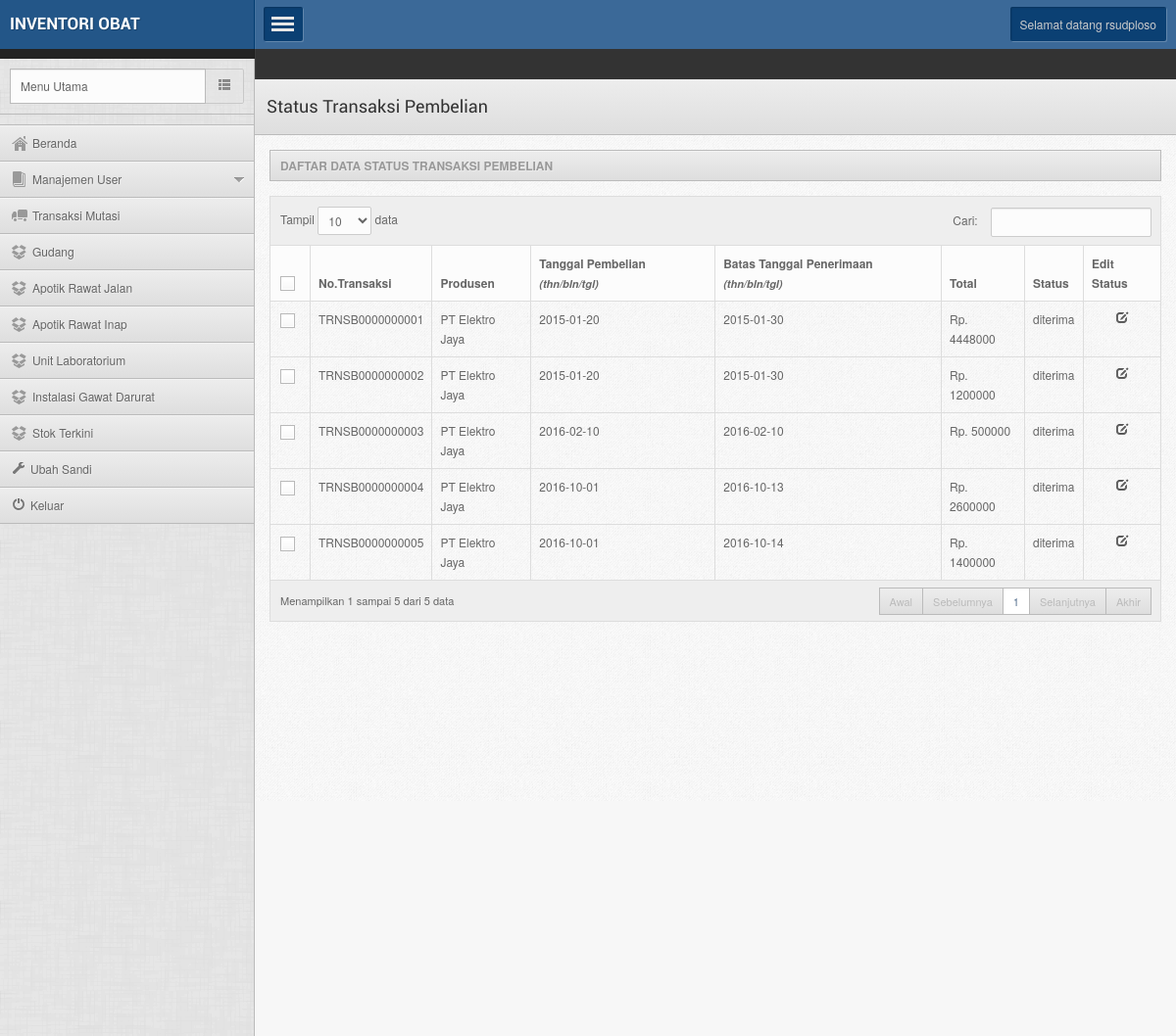
The page /admin.php?module=statustranspembelian (signed in) on the database its author committed.
### tables this page shows
CREATE TABLE `users` (
  `IdUser` varchar(6) NOT NULL,
  `NamaPengguna` varchar(50) NOT NULL,
  `Sandi` varchar(32) NOT NULL,
  `IdLevel` int(11) NOT NULL,
  `Aktif` enum('Y','N') NOT NULL DEFAULT 'Y'
);

CREATE TABLE `pembelian` (
  `NoPembelian` varchar(15) NOT NULL,
  `KodeProdusen` varchar(10) NOT NULL,
  `TglPembelian` date NOT NULL,
  `BatasTglTerima` date NOT NULL,
  `TotalHrgPembelian` int(11) NOT NULL,
  `StatusPembelian` enum('B','L','T') NOT NULL DEFAULT 'B'
);

CREATE TABLE `produsen` (
  `KodeProdusen` varchar(10) NOT NULL,
  `NamaProdusen` varchar(50) NOT NULL,
  `AlamatProdusen` varchar(80) NOT NULL,
  `TelpProdusen` varchar(15) NOT NULL
);

### module/statustranspembelian.php (the view)
<?php
if(isset($_SESSION['NamaPengguna']) and isset($_SESSION['Sandi'])){
    require("_koneksi.php");
    $NamaPengguna = $_SESSION['NamaPengguna'];
    $Sandi = $_SESSION['Sandi'];
    $qry = "SELECT * FROM users WHERE NamaPengguna = '$NamaPengguna' AND Sandi = '$Sandi'";
    $rs = mysqli_query($mysqli, $qry);
    $rw = mysqli_fetch_array($rs);
    if($NamaPengguna == $rw['NamaPengguna'] and $Sandi == $rw['Sandi']){
?>
<div class="pagetitle">
    <h1>Status Transaksi Pembelian</h1>
</div>
<div class="maincontent">
    <div class="contentinner">
<?php if(isset($_GET['act'])){
    if($_GET['act']=="edit"){ ?>
        <?php if(!empty($_GET['NoPembelian'])){
            $NoPembelian = $_GET['NoPembelian'];
            $qrypembeliantamup = "SELECT
pembelian.NoPembelian AS NoPembelian,
produsen.NamaProdusen AS NamaProdusen,
pembelian.TglPembelian AS TglPembelian,
pembelian.BatasTglTerima AS BatasTglTerima,
pembelian.TotalHrgPembelian AS TotalHrgPembelian,
pembelian.StatusPembelian AS StatusPembelian
FROM
pembelian
INNER JOIN produsen ON produsen.KodeProdusen = pembelian.KodeProdusen
WHERE
pembelian.NoPembelian = '$NoPembelian'";
            $rspembeliantamup = mysqli_query($mysqli, $qrypembeliantamup);
            $rwpembeliantamup = mysqli_fetch_array($rspembeliantamup);
            $NoPembelian = $rwpembeliantamup['NoPembelian'];
            $NamaProdusen = $rwpembeliantamup['NamaProdusen'];
            $TglPembelian = date("m/d/Y", strtotime($rwpembeliantamup['TglPembelian']));
            $BatasTglTerima = date("m/d/Y", strtotime($rwpembeliantamup['BatasTglTerima']));
            $TotalHrgPembelian = $rwpembeliantamup['TotalHrgPembelian'];
            $StatusPembelian = $rwpembeliantamup['StatusPembelian'];
        ?>
        <a href="media.php?module=statustranspembelian" class="btn btn-primary"><i class="iconsweets-arrowleft iconsweets-white"></i>  &nbsp; Kembali</a>
        <h4 class="widgettitle nomargin shadowed">Edit Status Transaksi Pembelian</h4>
        <div class="widgetcontent bordered shadowed nopadding">
            <form id="form1" class="stdform stdform2" method="post" action="media.php?module=statustranspembelian&act=edit&NoPembelian=<?php echo $NoPembelian;?>">
                <input type="hidden" name="NoPembelian" value="<?php echo $NoPembelian; ?>" />
                <p class="control-group">
                    <label class="control-label" for="NoPembelian">No.Transaksi</label>
                    <span class="field controls"><?php echo $NoPembelian; ?></span>
                </p>
                <p class="control-group">
                    <label class="control-label" for="NamaProdusen">Produsen</label>
                    <span class="field controls"><?php echo $NamaProdusen; ?></span>
                </p>
                <p class="control-group">
                    <label class="control-label" for="TglPembelian">Tanggal Pembelian</label>
                    <span class="field controls"><?php echo $TglPembelian; ?> <small><em>bulan / tanggal / tahun</em></small></span>
                </p>
                <p class="control-group">
                    <label class="control-label" for="BatasTglTerima">Batas Tanggal Penerimaan</label>
                    <span class="field controls"><?php echo $BatasTglTerima; ?> <small><em>bulan / tanggal / tahun</em></small></span>
                </p>
                <p class="control-group">
                    <label class="control-label" for="TotalHrgPembelian">Total</label>
                    <span class="field controls">Rp. <?php echo $TotalHrgPembelian; ?></span>
                </p>
                <p class="control-group">
                    <label class="control-label" for="StatusPembelian">Status Pembelian</label>
                    <span class="field controls">
                        <input type="radio" name="StatusPembelian" value="B" <?php echo ($StatusPembelian=="B")?"checked":""; ?> /> belum diterima  &nbsp; &nbsp;
                        <input type="radio" name="StatusPembelian" value="L" <?php echo ($StatusPembelian=="L")?"checked":""; ?> /> diterima  &nbsp; &nbsp;
                        <input type="radio" name="StatusPembelian" value="T" <?php echo ($StatusPembelian=="T")?"checked":""; ?> /> ditolak
                    </span>
                </p>
                <p class="stdformbutton">
                    <button name="simpan" type="submit" class="btn btn-primary">Simpan</button>
                </p>
            </form>
        </div>
        <?php
            if(isset($_POST['simpan'])){
                $HNoPembelian = $_POST['NoPembelian'];
                $StatusPembelian = $_POST['StatusPembelian'];
                $qry = "UPDATE pembelian SET StatusPembelian='$StatusPembelian' WHERE NoPembelian='$HNoPembelian'";
                $rs = mysqli_query($mysqli, $qry);
                    $rstampilbrg = mysqli_query($mysqli, "SELECT KodeBarang FROM barang");
                    while ($rwtampilbrg = mysqli_fetch_array($rstampilbrg)){
                        $KodeBarang = $rwtampilbrg['KodeBarang'];
                        $rsTotBrgMasuk = mysqli_query($mysqli, "SELECT
                            SUM(barangdibeli.JmlBrgDibeli) AS TotBrgMasuk
                            FROM
                            pembelian
                            INNER JOIN barangdibeli ON barangdibeli.NoPembelian = pembelian.NoPembelian
                            INNER JOIN barang ON barang.KodeBarang = barangdibeli.KodeBarang
                            WHERE barangdibeli.KodeBarang = '".$KodeBarang."' AND pembelian.StatusPembelian = 'L'");
                        $rwTotBrgMasuk = mysqli_fetch_array($rsTotBrgMasuk);
                        $TotBrgMasuk = $rwTotBrgMasuk['TotBrgMasuk'];
                        $updatebrgmskBarang = mysqli_query($mysqli, "UPDATE barang SET BarangMasuk = '".$TotBrgMasuk."' WHERE KodeBarang = '".$KodeBarang."'");
                    }
                $qrytampilbrg = mysqli_query($mysqli, "SELECT KodeBarang, BarangMasuk, BarangKeluar FROM barang");
                while ($rstampilbrg = mysqli_fetch_array($qrytampilbrg)){
                    $KodeBarang = $rstampilbrg['KodeBarang'];
                    $BrgMasuk = $rstampilbrg['BarangMasuk'];
                    $BrgKeluar = $rstampilbrg['BarangKeluar'];
                    $StokTersedia = $BrgMasuk - $BrgKeluar;
                    $qryupstoktersediabrg = mysqli_query($mysqli, "UPDATE barang SET StokTersedia = '".$StokTersedia."' WHERE KodeBarang = '".$KodeBarang."'");
                }
                if($rs){
                    echo "<script>window.location='media.php?module=statustranspembelian'</script>";
                }
            }
        ?>
        <?php
        }
        ?>
    <?php } ?>
<?php
}else{
?>
        <h4 class="widgettitle">Daftar Data Status Transaksi Pembelian</h4>
        <table class="table table-bordered" id="dyntable">
            <colgroup>
                <col class="con0" style="align: center; width: 4%" />
                <col class="con1" />
                <col class="con0" />
                <col class="con1" />
                <col class="con0" />
                <col class="con1" />
                <col class="con0" />
                <col class="con1" />
            </colgroup>
            <thead>
                <tr>
                    <th class="head0 nosort"><input type="checkbox" class="checkall" /></th>
                    <th class="head0">No.Transaksi</th>
                    <th class="head1">Produsen</th>
                    <th class="head0">Tanggal Pembelian <small><em>(thn/bln/tgl)</em></small></th>
                    <th class="head1">Batas Tanggal Penerimaan <small><em>(thn/bln/tgl)</em></small></th>
                    <th class="head0">Total</th>
                    <th class="head1">Status</th>
                    <th class="head0">Edit Status</th>
                </tr>
            </thead>
            <tbody>
                <?php
                    $qry = "SELECT
pembelian.NoPembelian AS NoTransPem,
produsen.NamaProdusen AS Produsen,
pembelian.TglPembelian AS TglBeli,
pembelian.BatasTglTerima AS TglBatTerima,
pembelian.TotalHrgPembelian AS Total,
pembelian.StatusPembelian AS `Status`
FROM
pembelian
INNER JOIN produsen ON produsen.KodeProdusen = pembelian.KodeProdusen
";
                    $rs = mysqli_query($mysqli, $qry);
                    while ($rw = mysqli_fetch_array($rs)){
                        if($rw['Status']=="B"){
                            $status = "balum diterima";
                            $warna = "#f0ad4e";
                        }elseif ($rw['Status']=="L") {
                            $status = "diterima";
                            $warna = "none";
                        }elseif($rw['Status']=="T"){
                            $status = "ditolak";
                            $warna = "#d9534f";
                        }
                ?>
                <tr class="gradeC">
                    <td><span class="center"><input type="checkbox" /></span></td>
                    <td><?php echo $rw['NoTransPem']; ?></td>
                    <td><?php echo $rw['Produsen']; ?></td>
                    <td><?php echo $rw['TglBeli']; ?></td>
                    <td><?php echo $rw['TglBatTerima']; ?></td>
                    <td><?php echo "Rp. ".$rw['Total']; ?></td>
                    <td style="background-color: <?php echo $warna; ?>;"><?php echo $status; ?></td>
                    <td class="centeralign">
                        <a href="media.php?module=statustranspembelian&act=edit&NoPembelian=<?php echo $rw['NoTransPem']; ?>"><span class="icon-edit"></span></a>
                    </td>
                </tr>
                <?php } ?>
            </tbody>
        </table>
<?php
}
?>
    </div>
</div>
<?php
    }else{
        header("location:logout.php");
    }
}else{
    header("location:logout.php");
}
?>

### admin.php (shortened to what this page needs)
<?php
if(isset($_SESSION['NamaPengguna']) or isset($_SESSION['IdUser']) and isset($_SESSION['Sandi']) and isset($_SESSION['Level'])){
    require("_koneksi.php");
    $IdUser = $_SESSION['IdUser'];
    $Level = $_SESSION['Level'];
    $NamaPengguna = $_SESSION['NamaPengguna'];
    $Sandi = $_SESSION['Sandi'];
    $qry = "SELECT * FROM users WHERE IdUser = '$IdUser' OR NamaPengguna = '$NamaPengguna' AND Sandi = '$Sandi' AND IdLevel = '$Level'";
    $rs = mysqli_query($mysqli, $qry);
    $rw = mysqli_fetch_array($rs);
    if(( $IdUser == $rw['IdUser'] OR $NamaPengguna == $rw['NamaPengguna'] ) and $Sandi == $rw['Sandi'] and $Level == $rw['IdLevel']){
?>
<!DOCTYPE html>
<html>
    <head>
        <link rel="stylesheet" href="css/style.default.css" type="text/css" />
        <link rel="stylesheet" href="prettify/prettify.css" type="text/css" />
        <link rel="stylesheet" href="css/bootstrap-fileupload.min.css" type="text/css" />
        <link rel="stylesheet" href="css/bootstrap-timepicker.min.css" type="text/css" />
    </head>
    <body>
        <div class="mainwrapper fullwrapper">
            <div class="leftpanel">
                <div class="logopanel">
                    <h1><a href="admin.php?module=home">Inventori Obat</a></h1>
                </div>
                <div class="datewidget"><SCRIPT language=JavaScript src="js/almanak.js"></SCRIPT></div>
                <div class="searchwidget">
                    <div class="input-append">
                        <input type="text" class="span2 search-query" value="Menu Utama" disabled>
                        <button type="submit" class="btn" disabled><span class="icon-th-list"></span></button>
                    </div>
                </div>
                <div class="leftmenu">
                    <ul class="nav nav-tabs nav-stacked">
                        <li class="<?php if (!isset($_GET['module']) or $_GET['module']=="home" or $_GET['module']==""){echo"active";}else{echo"";}?>"><a href="admin.php?module=home"><span class="iconsweets-home"></span>Beranda</a></li>
                        <li class="<?php if($_GET['module']=="obat" or $_GET['module']=="unitmutasi" or $_GET['module']=="konsumen"){ echo"active";}else{ echo"";}?> dropdown"><a href="#"><span class="iconsweets-book-large"></span>Manajemen User</a>
                        </li>
                        <li class="<?php $aktif = $_GET['module']=="transaksimutasi"?"active":""; echo $aktif;?>"><a href="admin.php?module=transaksimutasi"><span class="iconsweets-track"></span>Transaksi Mutasi</a></li>
                        <li class="<?php $aktif = $_GET['module']=="mutasiapotik"?"active":""; echo $aktif;?>"><a href="admin.php?module=mutasiapotik"><span class="iconsweets-dropbox"></span>Gudang</a></li>
                        <li class="<?php $aktif = $_GET['module']=="mutasiapotik"?"active":""; echo $aktif;?>"><a href="admin.php?module=mutasiapotik"><span class="iconsweets-dropbox"></span>Apotik Rawat Jalan</a></li>
                        <li class="<?php $aktif = $_GET['module']=="mutasiapotik"?"active":""; echo $aktif;?>"><a href="admin.php?module=mutasiapotik"><span class="iconsweets-dropbox"></span>Apotik Rawat Inap</a></li>
                        <li class="<?php $aktif = $_GET['module']=="mutasiunit"?"active":""; echo $aktif;?>"><a href="admin.php?module=mutasiunit"><span class="iconsweets-dropbox"></span>Unit Laboratorium</a></li>
                        <li class="<?php $aktif = $_GET['module']=="mutasiunit"?"active":""; echo $aktif;?>"><a href="admin.php?module=mutasiunit"><span class="iconsweets-dropbox"></span>Instalasi Gawat Darurat</a></li>
                        <li class="<?php $aktif = $_GET['module']=="stok"?"active":""; echo $aktif;?>"><a href="admin.php?module=stok"><span class="iconsweets-dropbox"></span>Stok Terkini</a></li>
                        <li><a href="admin.php?module=pengguna"><span class="icon-wrench"></span>Ubah Sandi</a></li>
                        <li><a href="logout.php"><span class="icon-off"></span>Keluar</a></li>
                    </ul>
                </div>
            </div>
            <div class="rightpanel">
                <div class="headerpanel">
                    <a href="#" class="showmenu"></a>
                    <div class="headerright">
                        <div class="dropdown userinfo">
                            <a class="dropdown-toggle" data-toggle="dropdown" data-target="#" href="#">Selamat datang <?php echo $rw['NamaPengguna']; ?> </a>
                        </div>
                    </div>
                </div>
                <div class="breadcrumbwidget">
                    <ul class="breadcrumb">
                    </ul>
                </div>
                <?php
                    $module = (isset($_REQUEST['module'])&& $_REQUEST['module'] != NULL)?$_REQUEST['module']:'';
                    if(file_exists("module/".$module.".php"))
                    {
                        include("module/".$module.".php");
                    }else{
                        include("module/home.php");
                    }
		?>
            </div>
        </div>
    </body>
</html>
<?php
    }else{
        header("location:logout.php");
    }
}else{
    header("location:logout.php");
}
?>

### rows shown on the page
users: NamaPengguna "rsudploso"
pembelian: NoPembelian "TRNSB0000000001", produsen.NamaProdusen "PT Elektro Jaya", TglPembelian "2015-01-20", BatasTglTerima "2015-01-30", TotalHrgPembelian "4448000", StatusPembelian "diterima"
pembelian: NoPembelian "TRNSB0000000002", produsen.NamaProdusen "PT Elektro Jaya", TglPembelian "2015-01-20", BatasTglTerima "2015-01-30", TotalHrgPembelian "1200000", StatusPembelian "diterima"
pembelian: NoPembelian "TRNSB0000000003", produsen.NamaProdusen "PT Elektro Jaya", TglPembelian "2016-02-10", BatasTglTerima "2016-02-10", TotalHrgPembelian "500000", StatusPembelian "diterima"
pembelian: NoPembelian "TRNSB0000000004", produsen.NamaProdusen "PT Elektro Jaya", TglPembelian "2016-10-01", BatasTglTerima "2016-10-13", TotalHrgPembelian "2600000", StatusPembelian "diterima"
pembelian: NoPembelian "TRNSB0000000005", produsen.NamaProdusen "PT Elektro Jaya", TglPembelian "2016-10-01", BatasTglTerima "2016-10-14", TotalHrgPembelian "1400000", StatusPembelian "diterima"
